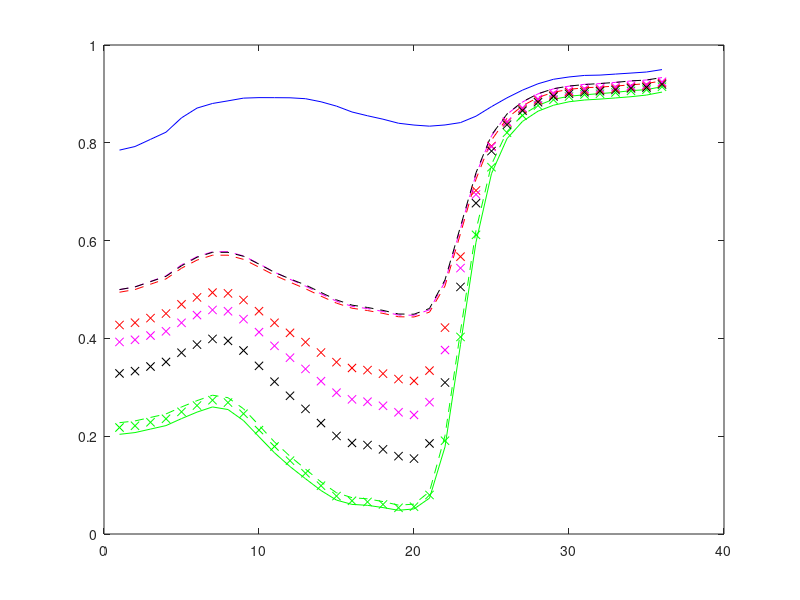

Write MATLAB code to recreate this figure.
clear all
%% 6.1 Dot gain and Murray-Davies
load('Magenta.mat');

figure;
plot(Spec_150(1,:), 'b')
hold on;
plot(Spec_150(20,:), 'g')
plot(Spec_300(20,:), 'gx')
plot(Spec_600(20,:), 'g--')

% 50%!
plot(Spec_150(20,:)*An(13) + (1-An(13)) * Spec_150(1,:), 'r--')
plot(Spec_300(20,:)*An(13) + (1-An(13)) * Spec_300(1,:), 'm--')
plot(Spec_600(20,:)*An(13) + (1-An(13)) * Spec_600(1,:), 'k--')
plot(Spec_150(13,:), 'rx')
plot(Spec_300(13,:), 'mx')
plot(Spec_600(13,:), 'kx')

%% 6.2 Effective ink coverage

